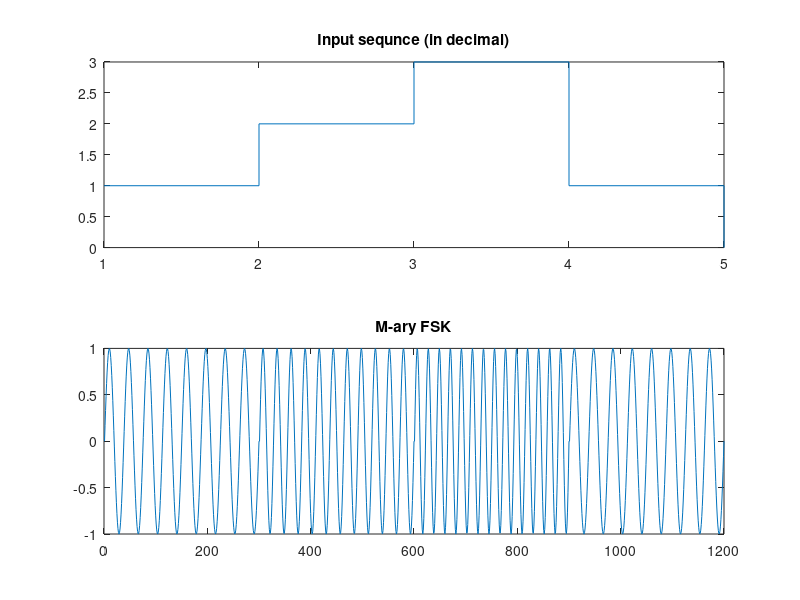

This figure's MATLAB source:
% message
x = [0 0 1 0 1 0 0 1 1 0 0 1];

M = 8; % modulation order
fc = 5; % base carrier freq
Df = 3; % distance between each frequency

fs = 300; % sampling freq
t = linspace(0, 1, fs);
% group each bit to form a decimal number
n = log2(M); % number of bits to group

if mod(length(x), n) ~= 0
    % if length of sequence is not multiple of n, add some zeros
    x = [x, zeros(1, n - mod(length(x), n))];
end

% length of sequence when converted to decimal
seqLength = length(x)/n;
x_decimal = zeros(1, seqLength);
for i=0:seqLength-1
    bitgroup = x((i * n + 1):(i * n + n));
    x_decimal(i+1) = bi2de(bitgroup, "left-msb");
end

%%%%%%%% M-ary FSK
mFSK = [];
for d = x_decimal
    mFSK = [mFSK, sin(2 * pi * (fc + Df * d) * t)];
end
subplot(2, 1, 1);
stairs([x_decimal, 0]);  % one more 0 is added to fully show the array
title("Input sequnce (in decimal)");

subplot(2, 1, 2); plot(mFSK); title("M-ary FSK")
